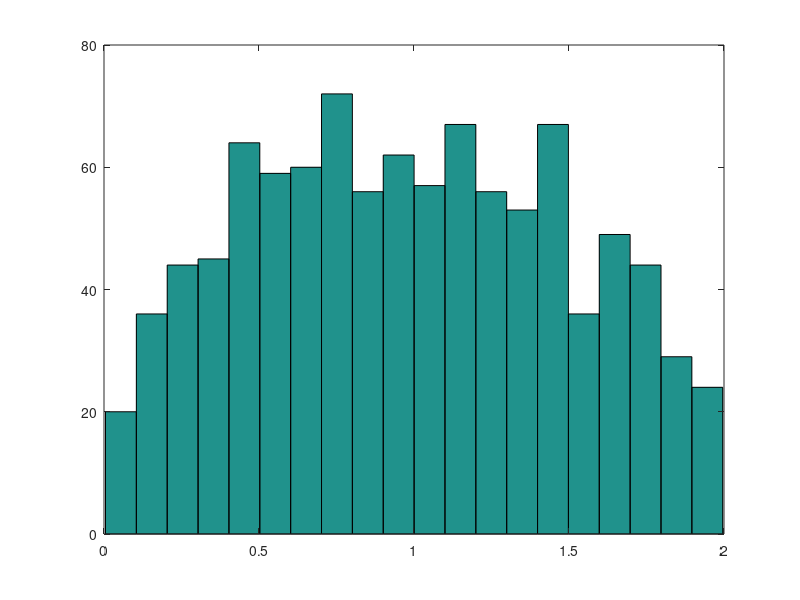

This chart was generated by the following MATLAB code:
clc
clear
n=1000
for j=1:n
for i=1:1000
u=rand;
v=2*rand;
y=u*2*(1/2);
(2/pi)*sqrt(v*(2-v));
if y<=(2/pi)*sqrt(v*(2-v))
  x(j)=v;
  break
end 
end
end
hist(x,20)